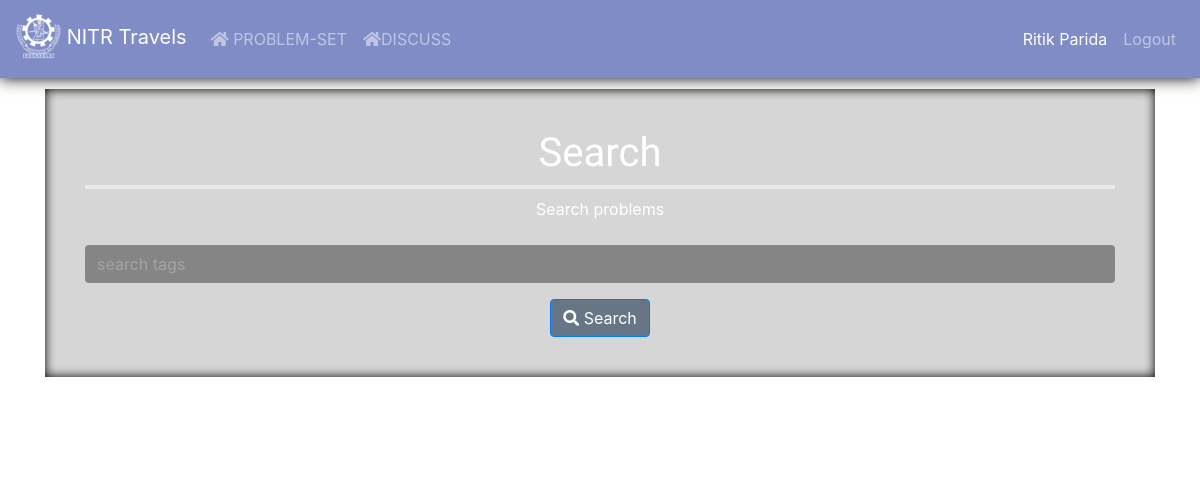
/index/ (signed in), run on an earlier commit of the app's database.
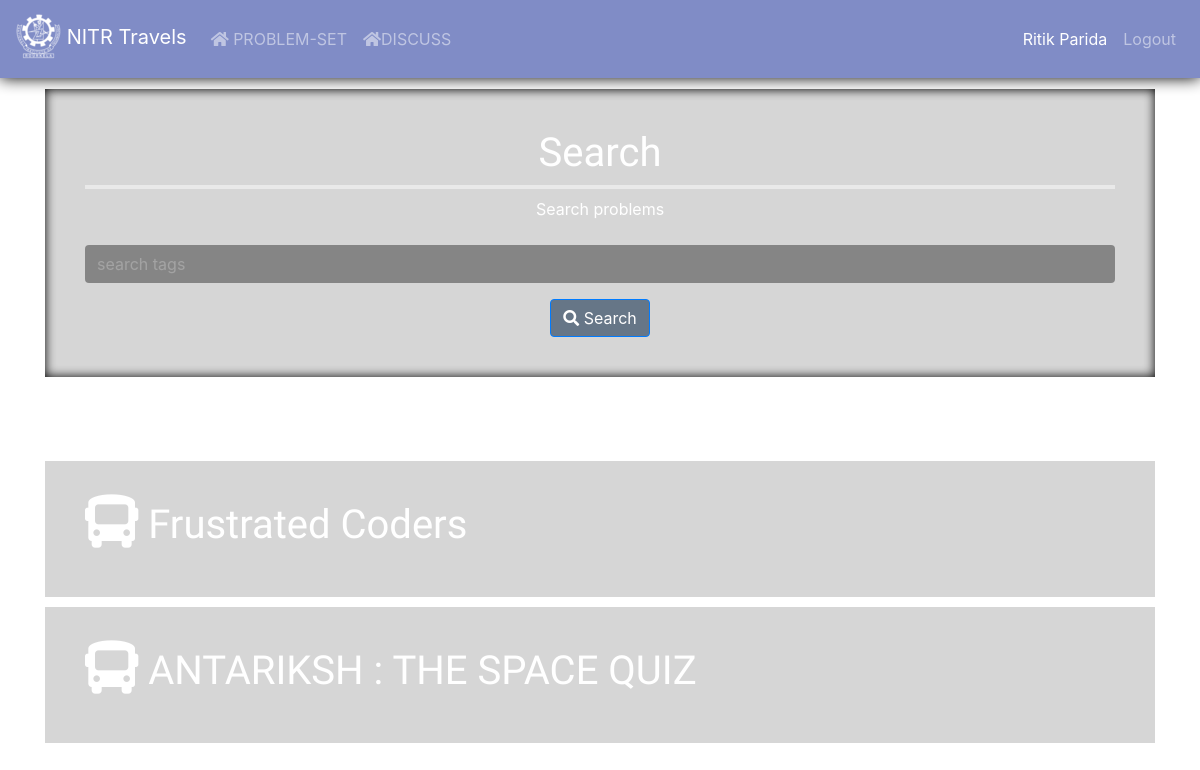
And on a later commit of the database.
### cp_app/models.py (models this page shows, shortened)
class Problem(models.Model):
    title = models.CharField(max_length=200)
    tag = models.ForeignKey(Tag, on_delete=models.CASCADE)
    author = models.ManyToManyField(Author)
    description=models.CharField(max_length=10000)
    rating=models.PositiveIntegerField()
    link=models.URLField(max_length=100)

### cp_app/views.py (the view)
# urls.py: path('index/',views.index,name='index'),
@login_required
def index(request):
    form = SearchForm()
    q2 = Tag.objects.all()
    q1 = Problem.objects.none()
    if request.method == "POST":
        form = SearchForm(data=request.POST or None )
        if form.is_valid():
            print("BYE")
            tag_query=form.cleaned_data['tag']
            print(tag_query)
            q1 = Problem.objects.filter(tag__name__iexact=tag_query)
            if q1:
                    return render(request,'index.html',{'form':form, 'problems':q1, "tags":q2})
            else:
                print("fuck")
    else:
        q1 = Problem.objects.all()
    print('hi')
    return render(request,'index.html',{'form':form, 'problems':q1,'tags':q2})

### cp_app/forms.py (shortened to what this page needs)
class SearchForm(forms.Form):
    tag = forms.CharField(required=False,widget=forms.TextInput(attrs={'autocomplete': 'off'}) )

### templates/index.html (shortened to what this page needs)
<!DOCTYPE html>
{% extends 'base.html' %}
{% load static %}
{% block links_n_scripts %}
  {% load bootstrap4 %}
  {% bootstrap_css %}
  <link rel="stylesheet" href="//code.jquery.com/ui/1.12.1/themes/base/jquery-ui.css">
{% endblock %}
{% block body_block %}
<div class="jumbotron jumbotron-translucent" style="margin: 65px 0px 45px 0px; border-radius: 0rem!important;">
  <form method="post">
    <h1 align="center">Search</h1>
    <hr>
    <div align="center" style="color: white;">
    Search problems
    </div>
    <br>
    <div class="row">
      <div class="col form-group">
        <input list="tags" type="search" name="tag_query" autocomplete="off" class="form-control textbox-translucent" placeholder="search tags" required title="" id="id_destination">
      </div>
    </div>
    <div class="col-md text-center">
      <button class="btn btn-primary button-translucent" type="submit"><i class="fas fa-search"></i> Search</button>
    </div>
  </form>
</div>
{% if problems %}
  {% if request.method == 'POST' %}
  <h4 style="text-align: center"><b>{{ problems.count }} problems found.</b></h4>
  {% else %}
  <h4 style="text-align: center"><b>{{ problems.count }} available problems.</b></h4>
  {% endif %}
  {% for x in problems %}
    <div class="jumbotron jumbotron-translucent" style="margin: 10px 0px; box-shadow: none;border-radius: 0rem!important;">
      <div class="row">
        <div class="col">
          <h1><i class="fas fa-bus fa-lg"></i> {{ x.title}}</h1>
        </div>
      </div>
    </div>
  {% endfor %}
{% else %}
  <h1 style="color: #efefef;">NO problems</h1>
{% endif %}
{% endblock %}

### templates/base.html (shortened to what this page needs)
<!DOCTYPE html>
<html lang="en" dir="ltr">
  {% load static %}
  <head>
    <link rel="stylesheet" href={% static 'css/master.css' %}>
    <link rel="stylesheet" href="https://stackpath.bootstrapcdn.com/bootstrap/4.3.1/css/bootstrap.min.css">
    <link rel="stylesheet" href="https://use.fontawesome.com/releases/v5.8.1/css/all.css">
    {% block links_n_scripts %}
    {% endblock %}
  </head>
  <body style="background-image: url({% static 'images/bus.jpg' %}); background-size: cover; background-attachment: fixed;">
    {% block home %}
    <nav class="navbar navbar-expand-lg navbar-dark nav-dark-translucent fixed-top">
      <a class="navbar-brand navbar-left" href="{%url 'home'%}"><img class ='img-responsive' src={% static 'images/icon.png' %} style="margin-bottom: 5px;"> NITR Travels</a>
      <div class="collapse navbar-collapse" id="navbarSupportedContent">
        <ul class="navbar-nav mr-auto">
          <li class="nav-item">
            <a class="nav-link" href="{% url 'index' %}"><i class="fas fa-home"></i> PROBLEM-SET</a>
          </li>
          <li class="nav-item">
            <a class="nav-link" href="{% url 'cp_app:discuss' %}"><i class="fas fa-home"></i>DISCUSS</a>
          </li>
        </ul>
        <ul class="navbar-nav">
          {% if not user.is_authenticated %}
            {% block login %}
            <li class="nav-item">
              <a class="nav-link" href="{% url 'cp_app:user_login' %}"><i class="fas fa-sign-in-alt"></i> Login</a>
            </li>
            {% endblock %}
            {% block register %}
            <li class="nav-item">
              <a class="nav-link" href="{% url 'cp_app:register' %}">Register</a>
            </li>
            {% endblock %}
          {% else %}
          <li class="nav-item active">
            <a class="nav-link">{{ user.first_name }} {{ user.last_name }}</a>
          </li>
          <li class="nav-item">
            <a class="nav-link" href="{% url 'cp_app:user_logout' %}">Logout</a>
          </li>
          {% endif %}
        </ul>
      </div>
    </nav>
    {% endblock %}
    <br>
    <div class="container">
      {% block body_block %}
      {% endblock %}
    </div>
  </body>
</html>

### static/css/master.css (style rules this page uses)
.jumbotron-translucent { background-color: #00000029!important; box-shadow: inset 0 0 11px black; padding: 40px!important; border-top-left-radius: 4rem!important; border-bottom-right-radius: 4rem!important; }
h1, h2, h3, h4, h5, h6 { color: white!important; font-family: 'Quicksand', sans-serif!important; }
.nav-dark-translucent { background-color: #031b8e80; box-shadow: 0px 0px 15px black; }
input::placeholder { color: rgb(163, 163, 163)!important; }
input { color: white!important; }
.textbox-translucent { background-color: #00000060!important; border: transparent!important; }
.button-translucent { background-color: #001f4085!important; border-color: #007bff!important; transition: background-color .15s ease-in-out!important; }
hr { display: block; margin-top: 0.5em!important; margin-bottom: 0.5em!important; margin-left: auto; margin-right: auto; border: 2px solid rgba(255, 255, 255, 0.459)!important; }

What changed in the data, as far as the page shows it:
added Problem: title "Frustrated Coders"
added Problem: title "ANTARIKSH : THE SPACE QUIZ"
